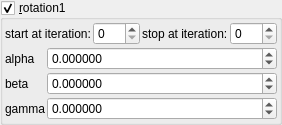
    <widget class="MyGroupBox" name="groupCheck_transf_rotation_enabled_false">
     <property name="title">
      <string>&amp;rotation1</string>
     </property>
     <property name="checkable">
      <bool>true</bool>
     </property>
     <layout class="QVBoxLayout" name="verticalLayout_9" stretch="0,0">
      <property name="spacing">
       <number>2</number>
      </property>
      <property name="leftMargin">
       <number>2</number>
      </property>
      <property name="topMargin">
       <number>2</number>
      </property>
      <property name="rightMargin">
       <number>2</number>
      </property>
      <property name="bottomMargin">
       <number>2</number>
      </property>
      <item>
       <layout class="QGridLayout" name="gridLayout_62">
        <property name="spacing">
         <number>2</number>
        </property>
        <item row="0" column="0">
         <widget class="QLabel" name="label_246">
          <property name="text">
           <string>start at iteration:</string>
          </property>
         </widget>
        </item>
        <item row="0" column="1">
         <widget class="MySpinBox" name="spinboxInt_transf_start_iterations_R">
          <property name="sizePolicy">
           <sizepolicy hsizetype="Minimum" vsizetype="Maximum">
            <horstretch>0</horstretch>
            <verstretch>0</verstretch>
           </sizepolicy>
          </property>
          <property name="maximum">
           <number>999</number>
          </property>
         </widget>
        </item>
        <item row="0" column="2">
         <widget class="QLabel" name="label_247">
          <property name="text">
           <string>stop at iteration:</string>
          </property>
         </widget>
        </item>
        <item row="0" column="3">
         <widget class="MySpinBox" name="spinboxInt_transf_stop_iterations_R">
          <property name="sizePolicy">
           <sizepolicy hsizetype="Minimum" vsizetype="Maximum">
            <horstretch>0</horstretch>
            <verstretch>0</verstretch>
           </sizepolicy>
          </property>
          <property name="maximum">
           <number>999</number>
          </property>
         </widget>
        </item>
       </layout>
      </item>
      <item>
       <layout class="QGridLayout" name="gridLayout_11" columnstretch="0,1">
        <property name="spacing">
         <number>2</number>
        </property>
        <item row="0" column="1">
         <widget class="MyDoubleSpinBox" name="spinboxd3_transf_rotation_x">
          <property name="sizePolicy">
           <sizepolicy hsizetype="Minimum" vsizetype="Maximum">
            <horstretch>0</horstretch>
            <verstretch>0</verstretch>
           </sizepolicy>
          </property>
          <property name="prefix">
           <string/>
          </property>
          <property name="suffix">
           <string/>
          </property>
          <property name="decimals">
           <number>6</number>
          </property>
          <property name="minimum">
           <double>-36000.000000000000000</double>
          </property>
          <property name="maximum">
           <double>36000.000000000000000</double>
          </property>
          <property name="singleStep">
           <double>1.000000000000000</double>
          </property>
         </widget>
        </item>
        <item row="0" column="0">
         <widget class="QLabel" name="label_35">
          <property name="text">
           <string notr="true">alpha</string>
          </property>
         </widget>
        </item>
        <item row="1" column="0">
         <widget class="QLabel" name="label_34">
          <property name="text">
           <string notr="true">beta</string>
          </property>
         </widget>
        </item>
        <item row="1" column="1">
         <widget class="MyDoubleSpinBox" name="spinboxd3_transf_rotation_y">
          <property name="sizePolicy">
           <sizepolicy hsizetype="Minimum" vsizetype="Maximum">
            <horstretch>0</horstretch>
            <verstretch>0</verstretch>
           </sizepolicy>
          </property>
          <property name="prefix">
           <string/>
          </property>
          <property name="suffix">
           <string/>
          </property>
          <property name="decimals">
           <number>6</number>
          </property>
          <property name="minimum">
           <double>-36000.000000000000000</double>
          </property>
          <property name="maximum">
           <double>36000.000000000000000</double>
          </property>
          <property name="singleStep">
           <double>1.000000000000000</double>
          </property>
         </widget>
        </item>
        <item row="2" column="0">
         <widget class="QLabel" name="label_37">
          <property name="text">
           <string notr="true">gamma</string>
          </property>
         </widget>
        </item>
        <item row="2" column="1">
         <widget class="MyDoubleSpinBox" name="spinboxd3_transf_rotation_z">
          <property name="sizePolicy">
           <sizepolicy hsizetype="Minimum" vsizetype="Maximum">
            <horstretch>0</horstretch>
            <verstretch>0</verstretch>
           </sizepolicy>
          </property>
          <property name="prefix">
           <string/>
          </property>
          <property name="suffix">
           <string/>
          </property>
          <property name="decimals">
           <number>6</number>
          </property>
          <property name="minimum">
           <double>-36000.000000000000000</double>
          </property>
          <property name="maximum">
           <double>36000.000000000000000</double>
          </property>
          <property name="singleStep">
           <double>1.000000000000000</double>
          </property>
         </widget>
        </item>
       </layout>
      </item>
     </layout>
    </widget>
